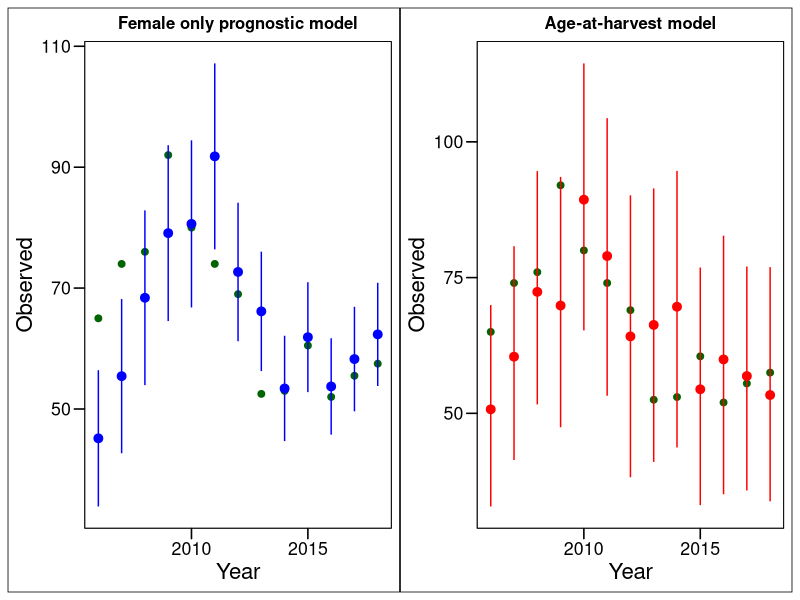
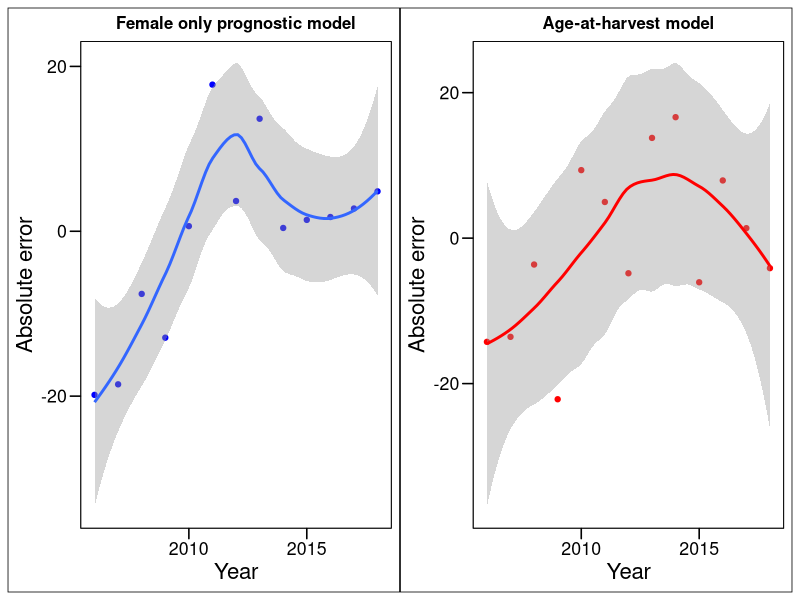
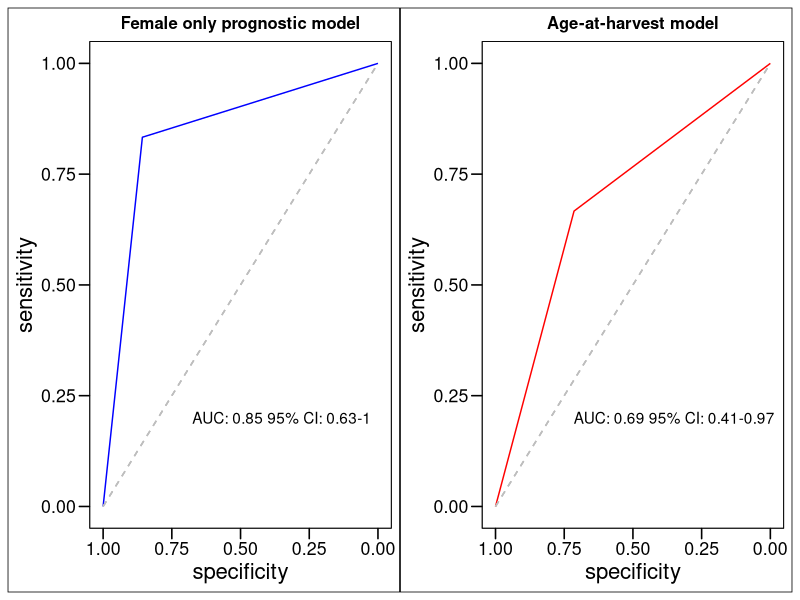

Here is the R script that generated these plots, in order:
## ---- chunk 1
knitr::opts_chunk$set(echo = TRUE)
knitr::opts_knit$set(eval.after = "fig.cap")
## ---- chunk 2
library(patchwork)
library(tidyverse)
tab<-data.frame(Year=seq(2006, 2018, 1),
                "Female"= c(45.15,55.43,68.4,79.09,80.62,91.79,72.67,66.15,53.4,61.88,53.73,58.26,62.34),
                "Lower_Female"=c(33.88,42.68,53.95,64.55,66.8,76.41,61.22,56.28,44.686,52.79,45.76,49.62,53.802), 
                "Upper_Female"=c(56.42,68.18,82.85,93.63,94.44,107.17,84.12,76.02,62.114,70.97,61.7,66.9,70.878),
                "Observed"= c(65,74,76,92,80,74,69,52.5,53,60.5,52,55.5,57.5),
                "Full"=c(50.74,60.43,72.37,69.85,89.35,78.97,64.17,66.28,69.63,54.43,59.93,56.87,53.37), 
                "Lower_Full"=c(32.85,41.41,51.64,47.43,65.27,53.24,38.24,41.05,43.71,33.09,35.09,35.8,33.8),
"Upper_Full"=c(69.94,80.78,94.6,93.53,114.45,104.37,90.15,91.42,94.64,76.85,82.72,77.03,76.92))

# tab %>% 
#   gather(key=key, value=value, -year) %>%
#   filter(key==c("Female","Full", "Observed")) %>% 
#   ggplot(aes(year, value, colour=key)) +
#   geom_point()

p1<-tab %>% 
  ggplot(aes(Year, Observed))+
  geom_point(colour= "dark green", size=2)+
  geom_pointrange(aes(x=Year, y= Female, ymin=Lower_Female, ymax=Upper_Female), colour="blue")+
  ggthemes::theme_base()+
  ggtitle("Female only prognostic model")+
  theme(plot.title = element_text(size = 12, face = "bold", hjust = 0.5))

  #geom_pointrange(aes(x=year, y= Full, ymin=Lower_Full, ymax=Upper_Full), colour="red")

p2<-tab %>% 
  ggplot(aes(Year, Observed))+
  geom_point(colour= "dark green", size=2)+
  geom_pointrange(aes(x=Year, y= Full, ymin=Lower_Full, ymax=Upper_Full), colour="red")+
  ggthemes::theme_base()+
  ggtitle("Age-at-harvest model")+
  theme(plot.title = element_text(size = 12, face = "bold", hjust = 0.5))



p1+p2

## ---- chunk 3
# tab %>% 
#   ggplot(aes(Female, Observed)) + 
#   geom_point()+
#     geom_smooth(method='lm')
# 
# summary(lm(Female~Observed, tab))
# 
# 
# tab %>% 
#   ggplot(aes(Full, Observed)) + 
#   geom_point()+
#   geom_smooth(method='lm')
# 
# summary(lm(Full~Observed, tab))
# 
  
## ---- chunk 4
p3<-tab %>% 
  mutate(Abs_error_Female= Female-Observed) %>% 
  mutate(Abs_error_Full= Full-Observed) %>% 
  ggplot(aes(Year, Abs_error_Female)) +
  geom_point(colour="blue")+
  geom_smooth()+
  ggthemes::theme_base()+
    labs(y= "Absolute error")+
  ggtitle("Female only prognostic model")+
  theme(plot.title = element_text(size = 12, face = "bold", hjust = 0.5))

p4<-tab %>% 
  mutate(Abs_error_Female= Female-Observed) %>% 
  mutate(Abs_error_Full= Full-Observed) %>% 
  ggplot(aes(Year, Abs_error_Full)) +
  geom_point(colour="red")+
  geom_smooth(colour="red")+
  ggthemes::theme_base()+
  labs(y= "Absolute error")+
  ggtitle("Age-at-harvest model")+
  theme(plot.title = element_text(size = 12, face = "bold", hjust = 0.5))

p3+p4



## ---- chunk 5
library(pROC)
library(caret)

test<-tab %>% 
  mutate(X=ifelse(Observed>65, 1,0)) %>% 
  mutate(Y=ifelse(Female>65, 1,0))

FG_sens<-sensitivity(factor(test$Y),factor(test$X))
FG_spec<-specificity(factor(test$Y),factor(test$X))
FG_roc<-roc(test$Y,test$X,ci=TRUE,plot=FALSE, auc.polygon=TRUE, max.auc.polygon=TRUE, grid=TRUE, print.auc=TRUE, show.thres=TRUE)


test2<-tab %>% 
  mutate(X=ifelse(Observed>65, 1,0)) %>% 
  mutate(Y=ifelse(Full>65, 1,0))
FG_sens2<-sensitivity(factor(test2$Y),factor(test2$X))
FG_spec2<-specificity(factor(test2$Y),factor(test2$X))
FG_roc2<-roc(test2$Y,test2$X,ci=TRUE,plot=FALSE, auc.polygon=TRUE, max.auc.polygon=TRUE, grid=TRUE, print.auc=TRUE, show.thres=TRUE)

p5<-ggroc(FG_roc, colour="blue")+
  geom_segment(aes(x = 1, xend = 0, y = 0, yend = 1), color="grey", linetype="dashed")+
    ggthemes::theme_base()+
  ggtitle("Female only prognostic model")+
  theme(plot.title = element_text(size = 12, face = "bold", hjust = 0.5))+
  annotate("text", x=0.35, y=0.20, label="AUC: 0.85 95% CI: 0.63-1")

p6<-ggroc(FG_roc2, colour="red")+
  geom_segment(aes(x = 1, xend = 0, y = 0, yend = 1), color="grey", linetype="dashed")+
    ggthemes::theme_base()+
  ggtitle("Age-at-harvest model")+
  theme(plot.title = element_text(size = 12, face = "bold", hjust = 0.5))+
  annotate("text", x=0.35, y=0.20, label="AUC: 0.69 95% CI: 0.41-0.97")

p5+p6

